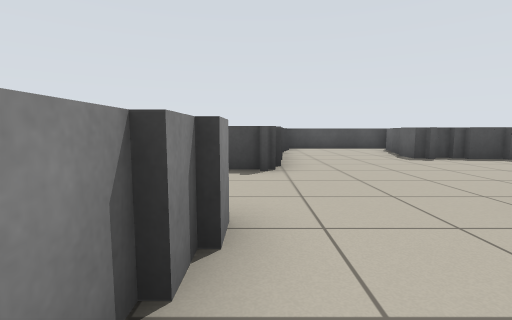
view 1 (above)

21 first-person views from a walk through a world built for the Player/Stage simulator. The camera is 0.72 m above the floor, tilts 6° down and sees 85° across. Floor lines are 1 m apart. The floor is counted in squares, 1 m on a side. Each view is taken from the middle of a square. On the plan, view 1 faces up. The plan holds only what a view shows up to about 10 squares ahead; the rest is blank. The place goes on beyond the plan. Robots are left out.

view 2
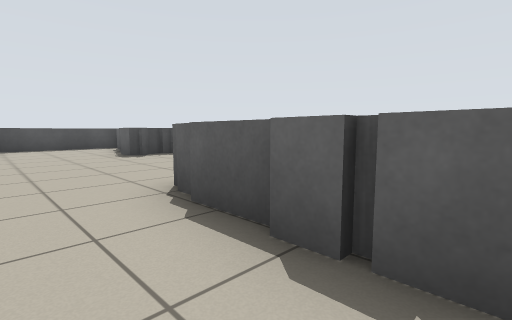

view 3
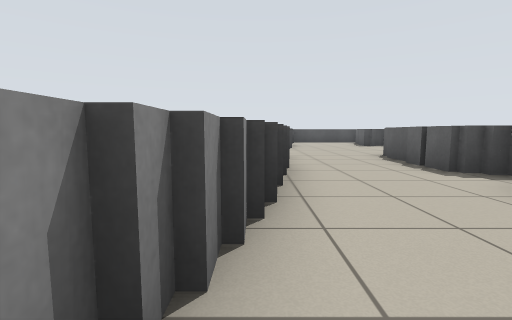

view 4
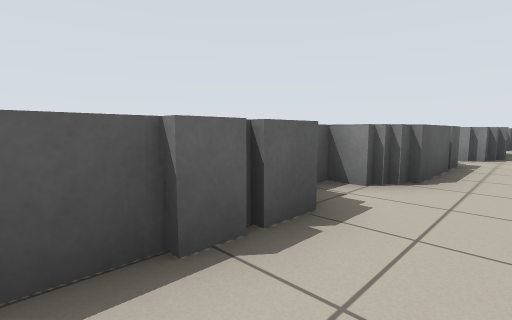

view 5
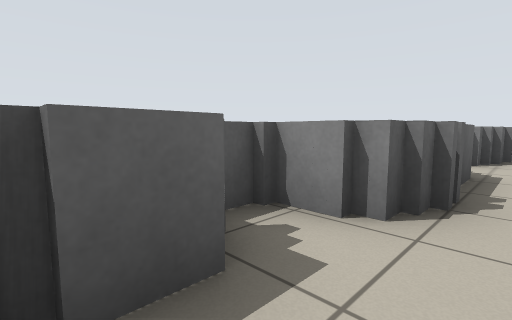

view 6
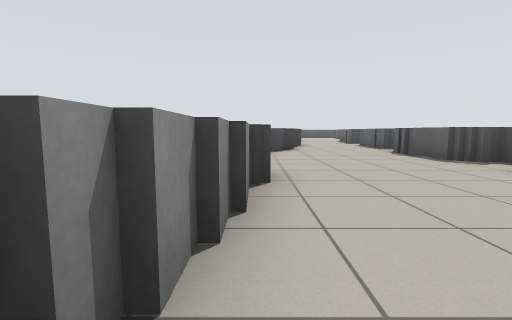

view 7
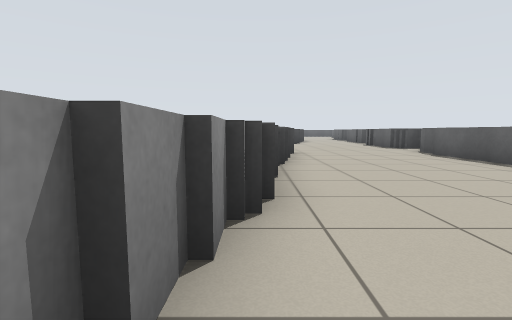

view 8
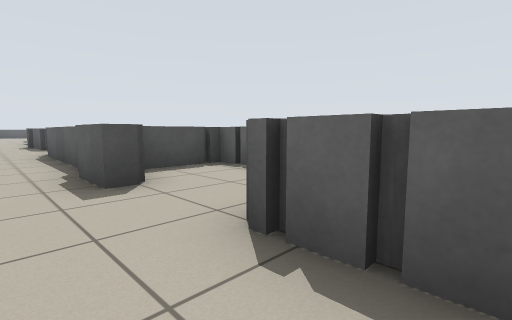

view 9
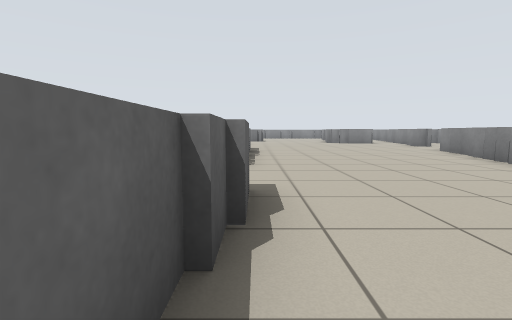

view 10
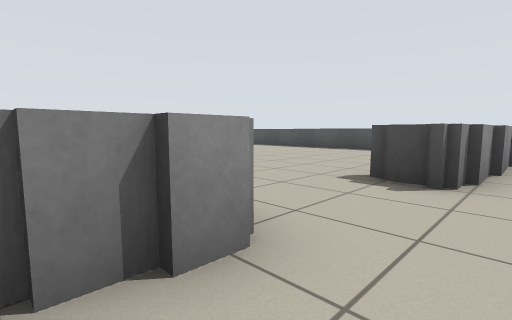

view 11
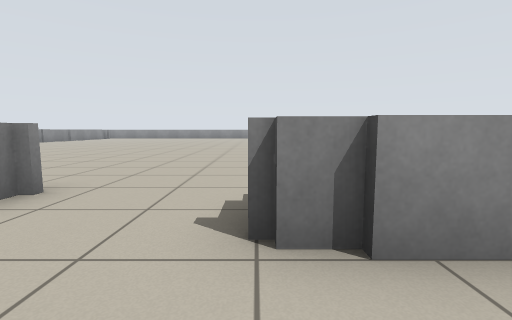

view 12
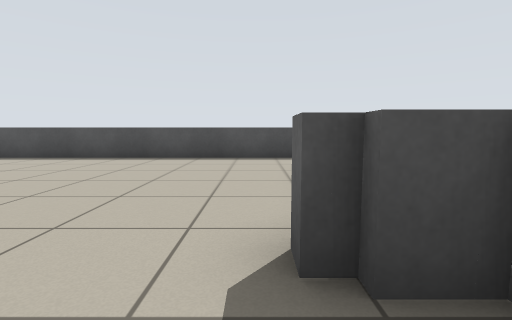

view 13
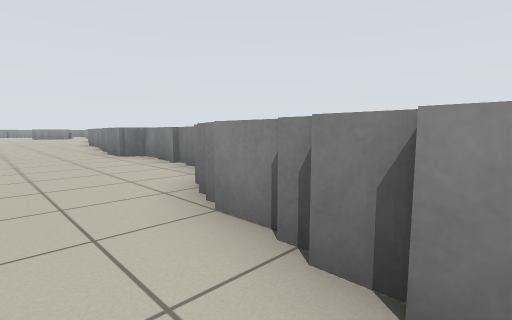

view 14
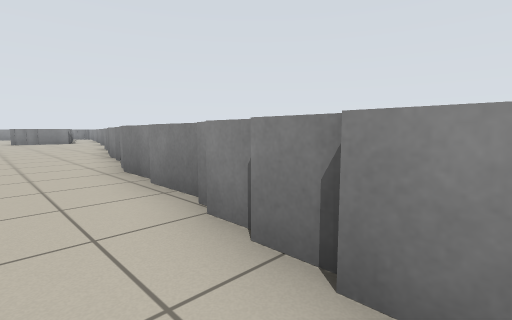

view 15
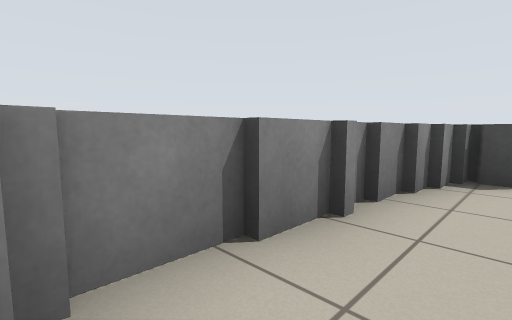

view 16
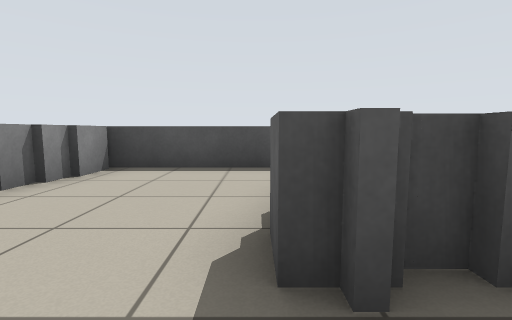

view 17
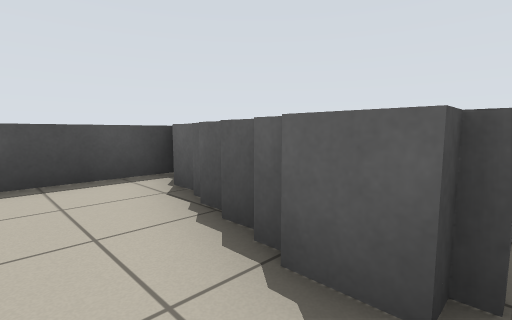

view 18
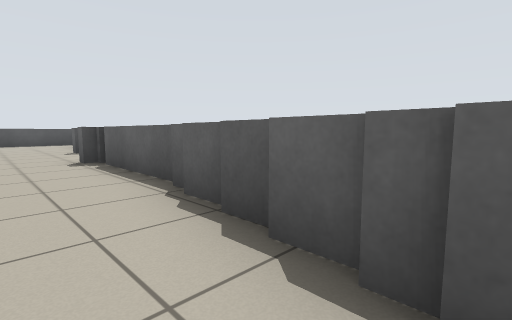

view 19
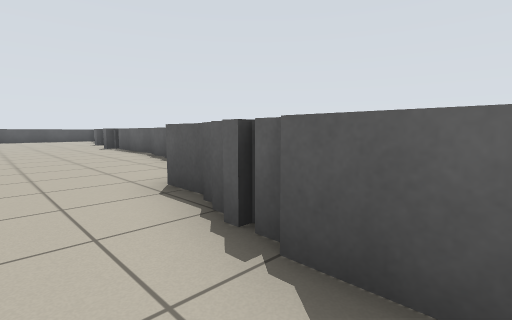

view 20
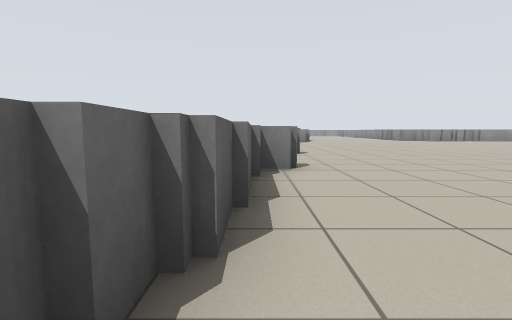

view 21
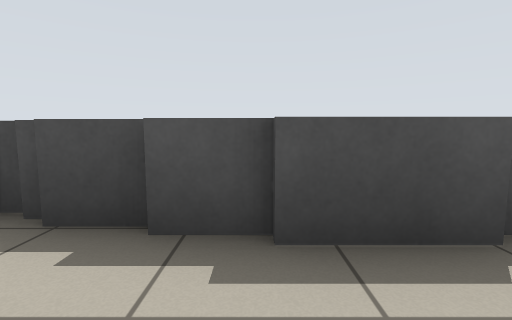

### Floor plan
Key: @ floor where view 1 was taken; # wall or solid block; . floor; = window, fence, low wall or low ledge.
Columns run from 8 left of view 1 to 8 right of it. Each row starts with its distance up from view 1.
 12 ===============
 11  ........#...==
 10  ........=...#=
  9   ......==...#
  8   ......=...=#===
  7    .....=...=.=##
  6    .....#........
  5  ......==..... .
  4 .............
  3 ............
  2 .......#=..#
  1 .......#...#==
  0 .......#@..#
 -1 .......#...#=
 -2 .. ....#...==
 -3    ....#..=#=
 -4    ...==..==
 -5    ...=...==
 -6    ...#....#=
 -7    ..#=...=#=
 -8    ..=....#=
 -9    .==....#
-10    .==....#=
-11     =......#
-12     ==....=#
-13      #....#=
-14      =....=
-15     ==....=
-16     =.....=
-17     #.....#==
-18     #....=#=#
-19     #....=..=
-20    ==.......
-21    =.......
-22    #......#
-23    #......#
-24   ==.....=#
-25   =......=
-26 ==#......=

Positions as (right, up) in squares from view 1, and headings:
1: (0, 0), facing up
2: (1, -1), facing up-right
3: (-1, -6), facing up
4: (1, 1), facing down-right
5: (1, -5), facing down-right
6: (-3, -17), facing up
7: (-4, -22), facing up
8: (0, -23), facing up-right
9: (1, -16), facing down
10: (1, 1), facing up-left
11: (2, 5), facing left
12: (-1, 4), facing up
13: (0, -4), facing down-left
14: (-2, -14), facing down-left
15: (-2, -12), facing up-left
16: (4, 6), facing up
17: (3, 7), facing up-right
18: (-3, -5), facing up-right
19: (-5, -10), facing up-right
20: (0, 11), facing down
21: (7, 5), facing up
